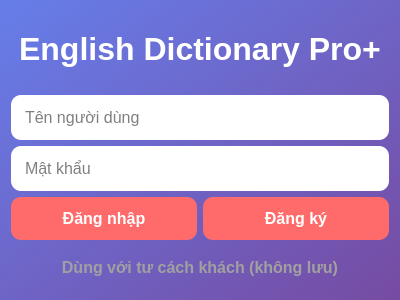
<?xml version="1.0" encoding="UTF-8"?>
<ui version="4.0">
 <class>LoginDialog</class>
 <widget class="QDialog" name="LoginDialog">
  <property name="geometry">
   <rect>
    <x>0</x>
    <y>0</y>
    <width>400</width>
    <height>300</height>
   </rect>
  </property>
  <property name="windowTitle">
   <string>Đăng nhập / Đăng ký</string>
  </property>
  <property name="styleSheet">
   <string notr="true">
    QDialog { background: qlineargradient(x1:0, y1:0, x2:1, y2:1, stop:0 #667eea, stop:1 #764ba2); }
    QLabel { color: white; font-size: 16px; }
    QLineEdit { padding: 12px; border-radius: 10px; font-size: 16px; }
    QPushButton { background: #ff6b6b; color: white; padding: 12px; border-radius: 10px; font-weight: bold; font-size: 16px; }
    QPushButton:hover { background: #ee5a52; }
   </string>
  </property>
  <layout class="QVBoxLayout" name="verticalLayout">
   <item>
    <widget class="QLabel" name="label">
     <property name="text">
      <string>&lt;h1&gt;English Dictionary Pro+&lt;/h1&gt;</string>
     </property>
     <property name="alignment">
      <set>Qt::AlignCenter</set>
     </property>
    </widget>
   </item>
   <item>
    <widget class="QLineEdit" name="usernameEdit">
     <property name="placeholderText">
      <string>Tên người dùng</string>
     </property>
    </widget>
   </item>
   <item>
    <widget class="QLineEdit" name="passwordEdit">
     <property name="placeholderText">
      <string>Mật khẩu</string>
     </property>
     <property name="echoMode">
      <enum>QLineEdit::Password</enum>
     </property>
    </widget>
   </item>
   <item>
    <layout class="QHBoxLayout">
     <item>
      <widget class="QPushButton" name="loginButton">
       <property name="text">
        <string>Đăng nhập</string>
       </property>
      </widget>
     </item>
     <item>
      <widget class="QPushButton" name="registerButton">
       <property name="text">
        <string>Đăng ký</string>
       </property>
      </widget>
     </item>
    </layout>
   </item>
   <item>
    <widget class="QPushButton" name="guestButton">
     <property name="text">
      <string>Dùng với tư cách khách (không lưu)</string>
     </property>
     <property name="styleSheet">
      <string notr="true">background: transparent; color: #a0a0a0;</string>
     </property>
    </widget>
   </item>
  </layout>
 </widget>
 <resources/>
 <connections/>
</ui>
